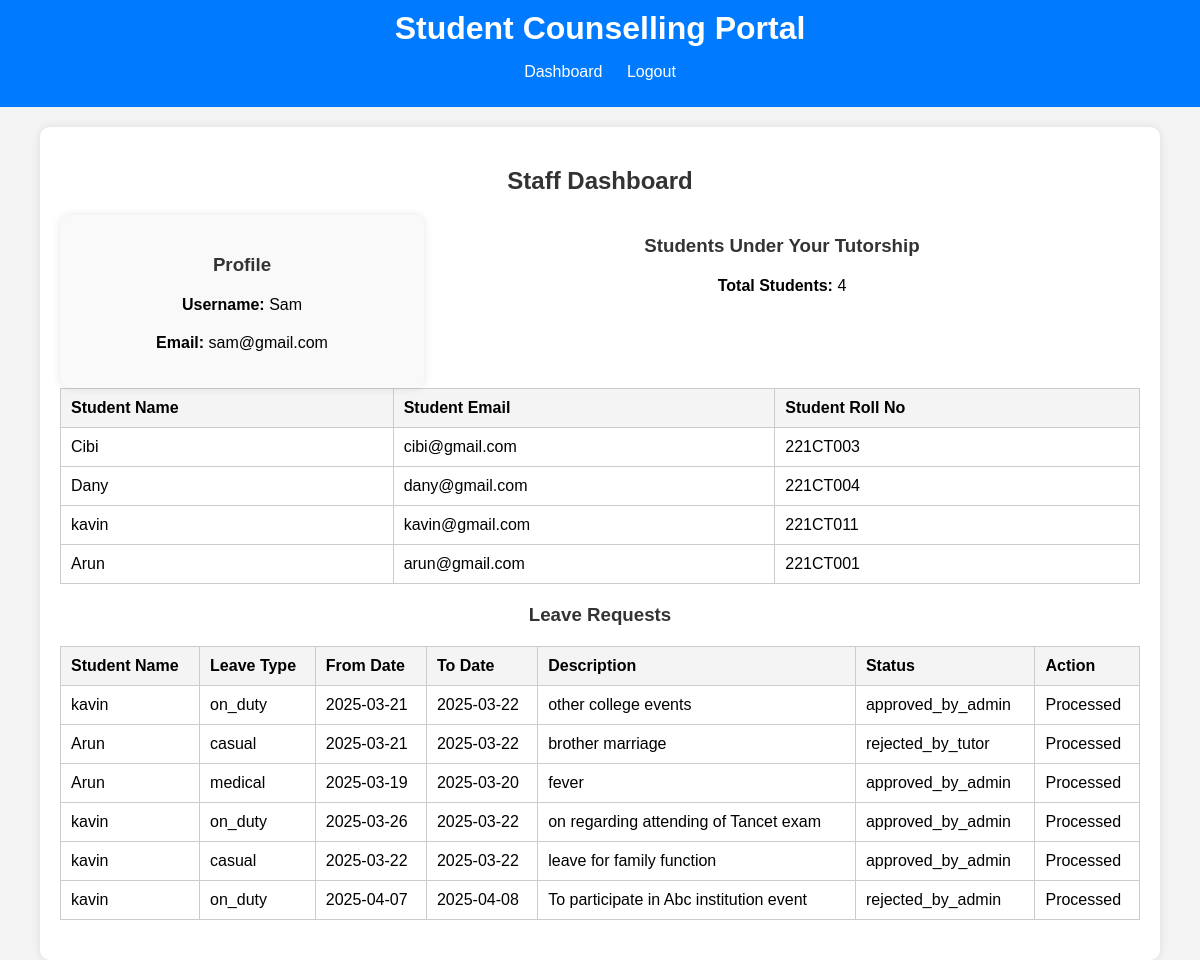
/students_tutorship.php (signed in), run on the app's committed database.
### tables this page shows
CREATE TABLE `users` (
  `id` int(11) NOT NULL,
  `username` varchar(50) NOT NULL,
  `email` varchar(100) NOT NULL,
  `password` varchar(255) NOT NULL,
  `user_type` enum('admin','staff','student') NOT NULL,
  `rollno` varchar(50) DEFAULT NULL,
  `programme_name` text NOT NULL DEFAULT 'BSc Computer Technology'
);

CREATE TABLE `leave_applications` (
  `id` int(11) NOT NULL,
  `student_id` int(11) NOT NULL,
  `leave_type` enum('casual','medical','on_duty') NOT NULL,
  `from_date` date NOT NULL,
  `to_date` date NOT NULL,
  `description` text NOT NULL,
  `status` enum('pending','approved_by_tutor','rejected_by_tutor','approved_by_admin','rejected_by_admin') NOT NULL DEFAULT 'pending',
  `created_at` timestamp NOT NULL DEFAULT current_timestamp()
);

### students_tutorship.php (the view, shortened to what this page needs)
<?php
include 'db_connection.php';
$staff_id = $_SESSION['staff_id'];
$sql = "SELECT username, email FROM users WHERE id = '$staff_id' AND user_type = 'staff'";
$result = mysqli_query($conn, $sql);
$staff = mysqli_fetch_assoc($result);
$sql = "SELECT u.username, u.email, u.rollno, u.id as student_id
        FROM staff_student_allocation ssa
        JOIN users u ON ssa.student_id = u.id
        WHERE ssa.staff_id = '$staff_id' AND ssa.role = 'tutor-student'";
$students_result = mysqli_query($conn, $sql);
$students = mysqli_fetch_all($students_result, MYSQLI_ASSOC);
$total_students = count($students);
$leave_requests_sql = "SELECT la.id, u.username, la.leave_type, la.from_date, la.to_date, la.description, la.status
                       FROM leave_applications la
                       JOIN users u ON la.student_id = u.id
                       WHERE u.id IN (SELECT student_id FROM staff_student_allocation WHERE staff_id = '$staff_id' AND role = 'tutor-student')
                       AND la.status IN ('pending', 'approved_by_tutor', 'approved_by_admin', 'rejected_by_tutor', 'rejected_by_admin')";
$leave_requests_result = mysqli_query($conn, $leave_requests_sql);
$leave_requests = mysqli_fetch_all($leave_requests_result, MYSQLI_ASSOC);
?>
<!DOCTYPE html>
<html lang="en">
<head>
    <link rel="stylesheet" href="stf.css">
</head>
<body>
<header>
    <h1>Student Counselling Portal</h1>
    <nav>
        <ul>
            <li><a href="staff_dashboard.php">Dashboard</a></li>
            <li><a href="logout.php">Logout</a></li>
        </ul>
    </nav>
</header>
    <div class="dashboard-container">
        <h2>Staff Dashboard</h2>
        <div class="profile-container" style="text-align: left;">
            <h3>Profile</h3>
            <p><strong>Username:</strong> <?php echo $staff['username']; ?></p>
            <p><strong>Email:</strong> <?php echo $staff['email']; ?></p>
        </div>
        <div class="students-tutorship">
            <h3>Students Under Your Tutorship</h3>
            <p><strong>Total Students:</strong> <?php echo $total_students; ?></p>
            <table>
                <thead>
                    <tr>
                        <th>Student Name</th>
                        <th>Student Email</th>
                        <th>Student Roll No</th>
                    </tr>
                </thead>
                <tbody>
                    <?php foreach ($students as $student): ?>
                        <tr>
                            <td><?php echo $student['username']; ?></td>
                            <td><?php echo $student['email']; ?></td>
                            <td><?php echo $student['rollno']; ?></td>
                        </tr>
                    <?php endforeach; ?>
                </tbody>
            </table>
        </div>
        <div class="leave-requests">
            <h3>Leave Requests</h3>
            <table>
                <thead>
                    <tr>
                        <th>Student Name</th>
                        <th>Leave Type</th>
                        <th>From Date</th>
                        <th>To Date</th>
                        <th>Description</th>
                        <th>Status</th>
                        <th>Action</th>
                    </tr>
                </thead>
                <tbody>
                    <?php foreach ($leave_requests as $request): ?>
                        <tr>
                            <td><?php echo $request['username']; ?></td>
                            <td><?php echo $request['leave_type']; ?></td>
                            <td><?php echo $request['from_date']; ?></td>
                            <td><?php echo $request['to_date']; ?></td>
                            <td><?php echo $request['description']; ?></td>
                            <td><?php echo $request['status']; ?></td>
                            <td>
                                <?php if ($request['status'] == 'pending' || $request['status'] == 'approved_by_tutor'): ?>
                                    <form method="POST" action="respond_leave_request.php">
                                        <input type="hidden" name="request_id" value="<?php echo $request['id']; ?>">
                                        <button type="submit" name="action" value="approve" onclick="this.form.submit(); this.style.display='none';">Approve</button>
                                        <button type="submit" name="action" value="reject" onclick="this.form.submit(); this.style.display='none';">Reject</button>
                                    </form>
                                <?php else: ?>
                                    Processed
                                <?php endif; ?>
                            </td>
                        </tr>
                    <?php endforeach; ?>
                </tbody>
            </table>
        </div>
    </div>
</body>
</html>

### stf.css (style rules this page uses)
body { font-family: Arial, sans-serif; background-color: #f4f4f4; margin: 0; padding: 0; }
header { background: #007bff; color: #fff; padding: 10px 0; text-align: center; }
header h1 { margin: 0; }
header nav ul { list-style: none; padding: 0; }
header nav ul li { display: inline; margin: 0 10px; }
header nav ul li a { color: #fff; text-decoration: none; }
.login-container, .container, .dashboard-container { width: 90%; margin: auto; overflow: hidden; background: #fff; padding: 20px; box-shadow: 0 0 10px rgba(0, 0, 0, 0.1); margin-top: 20px; border-radius: 10px; }
h2, h3 { text-align: center; color: #333; margin-bottom: 20px; }
p { text-align: center; margin-top: 20px; }
table { width: 100%; border-collapse: collapse; margin-bottom: 20px; }
table, th, td { border: 1px solid #ccc; }
th, td { padding: 10px; text-align: left; }
th { background: #f4f4f4; }
.profile-container { width: 30%; float: left; background: #f9f9f9; padding: 20px; border-radius: 10px; box-shadow: 0 0 10px rgba(0, 0, 0, 0.1); }
.latest-leave-applications table, th, td { border: 1px solid #ccc; }
.latest-leave-applications th, td { padding: 10px; text-align: left; }
.students-tutorship { margin-top: 40px; }
.students-tutorship table { width: 100%; border-collapse: collapse; margin-bottom: 20px; }
.students-tutorship table, th, td { border: 1px solid #ccc; }
.students-tutorship th, td { padding: 10px; text-align: left; }
.students-tutorship th { background: #f4f4f4; }
.mentees-mentorship table, th, td { border: 1px solid #ccc; }
.mentees-mentorship th, td { padding: 10px; text-align: left; }

### data on the page
users: username "Sam", email "sam@gmail.com"
users: username "Cibi", email "cibi@gmail.com", rollno "221CT003"
users: username "Dany", email "dany@gmail.com", rollno "221CT004"
users: username "kavin", email "kavin@gmail.com", rollno "221CT011"
users: username "Arun", email "arun@gmail.com", rollno "221CT001"
leave_applications: student.username "kavin", leave_type "on_duty", from_date "2025-03-21", to_date "2025-03-22", description "other college events", status "approved_by_admin", shows "Processed"
leave_applications: student.username "Arun", leave_type "casual", from_date "2025-03-21", to_date "2025-03-22", description "brother marriage", status "rejected_by_tutor", shows "Processed"
leave_applications: student.username "Arun", leave_type "medical", from_date "2025-03-19", to_date "2025-03-20", description "fever", status "approved_by_admin", shows "Processed"
leave_applications: student.username "kavin", leave_type "on_duty", from_date "2025-03-26", to_date "2025-03-22", description "on regarding attending of Tancet exam", status "approved_by_admin", shows "Processed"
leave_applications: student.username "kavin", leave_type "casual", from_date "2025-03-22", to_date "2025-03-22", description "leave for family function", status "approved_by_admin", shows "Processed"
leave_applications: student.username "kavin", leave_type "on_duty", from_date "2025-04-07", to_date "2025-04-08", description "To participate in Abc institution event", status "rejected_by_admin", shows "Processed"

### other printed values
$total_students "4"
